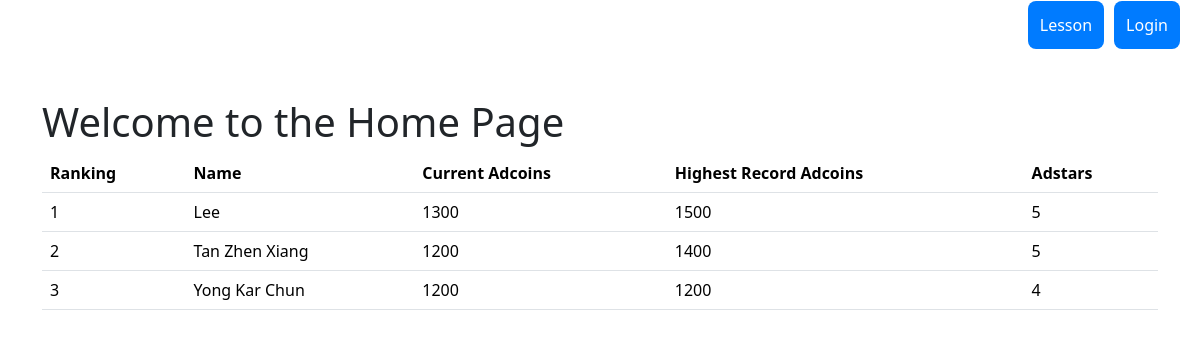
Screenshot of /ranking/home/ with the database file from the repository.
### ranking/models.py (models this page shows, shortened)
class Student(models.Model):
    name = models.CharField(max_length=50)
    current_adcoins = models.IntegerField(default=0)
    adstars = models.IntegerField(default=1, validators=[MinValueValidator(1), MaxValueValidator(5)])
    highest_record_adcoins = models.IntegerField(default=0)

### ranking/views.py (the view)
# urls.py: path('home/', HomePageView.as_view(), name='home'),
class HomePageView(View):
    template_name = 'ranking/home.html'
    def get(self, request):
        students = Student.objects.all().order_by('-current_adcoins')
        return render(request, self.template_name, context = {'students': students})

### ranking/templates/ranking/home.html (shortened to what this page needs)
{% load static %}
<html lang="en">
<head>
  <link rel="stylesheet" href="https://cdn.jsdelivr.net/npm/bootstrap/dist/css/bootstrap.min.css">
</head>
<body>
  <div class="header">
    <a href="{% url 'lesson_view' %}" class="lesson-button">Lesson</a>
    <a href="{% url 'login' %}" class="login-button">Login</a>
  </div>
  <div class="container mt-5">
    <h1>Welcome to the Home Page</h1>
    <table class="table">
      <thead>
        <th>Ranking</th>
        <th>Name</th>
        <th>Current Adcoins</th>
        <th>Highest Record Adcoins</th>
        <th>Adstars</th>
      </thead>
      <tbody>
        {% for student in students %}
        <tr>
          <td>{{ forloop.counter }}</td>
          <td>{{ student.name }}</td>
          <td>{{ student.current_adcoins }}</td>
          <td>{{ student.highest_record_adcoins }}</td>
          <td>{{ student.adstars }}</td>
        </tr>
        {% endfor %}
      </table>
  </div>
</body>
</html>

### ranking/templates/ranking/home.html (style rules this page uses)
body { margin: 0; padding: 0; }
.header { display: flex; justify-content: flex-end; align-items: center; height: 50px; background-color: #fff; padding: 0 20px; }
.login-button, .lesson-button { margin-left: 10px; padding: 12px; background-color: #007bff; color: #fff; text-decoration: none; border: none; cursor: pointer; border-radius: 8px; }

### rows the page displays
Student: name "Lee", current_adcoins "1300", highest_record_adcoins "1500", adstars "5"
Student: name "Tan Zhen Xiang", current_adcoins "1200", highest_record_adcoins "1400", adstars "5"
Student: name "Yong Kar Chun", current_adcoins "1200", highest_record_adcoins "1200", adstars "4"
